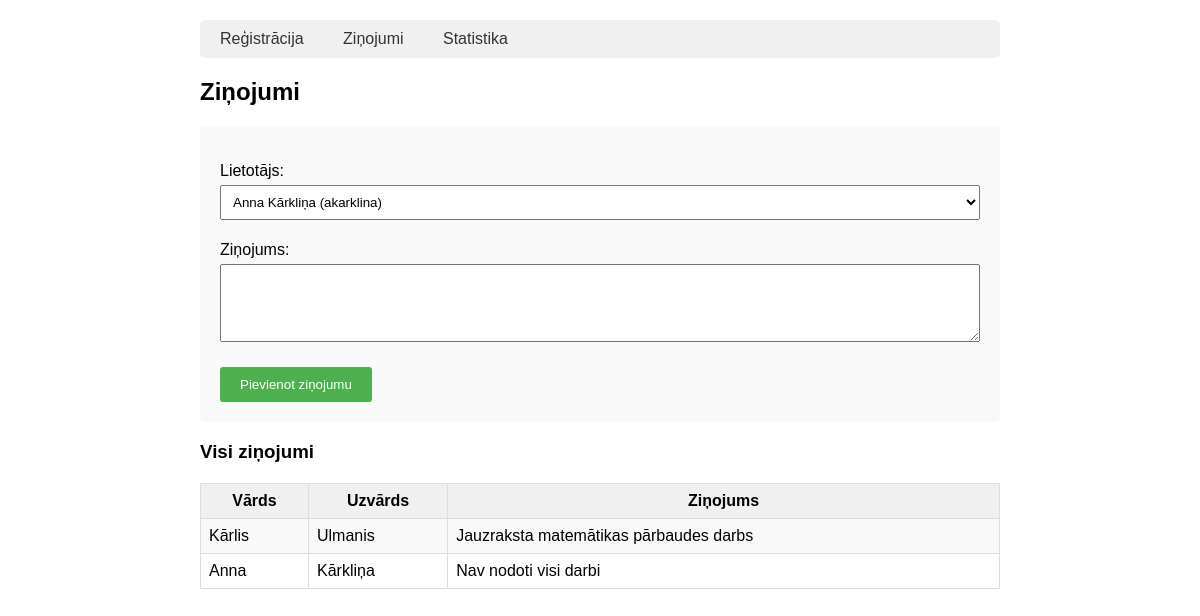
The page /zinojumi on the database its author committed.
### tables this page shows
CREATE TABLE zinojumi
                 (id INTEGER PRIMARY KEY AUTOINCREMENT,
                  lietotaja_id INTEGER,
                  zinojums TEXT NOT NULL,
                  FOREIGN KEY (lietotaja_id) REFERENCES lietotaji (id));

CREATE TABLE lietotaji
                 (id INTEGER PRIMARY KEY AUTOINCREMENT,
                  vards TEXT NOT NULL,
                  uzvards TEXT NOT NULL,
                  lietotajvards TEXT UNIQUE NOT NULL);

### zinojumu_sistema/app.py (the view)
@app.route('/zinojumi', methods=['GET', 'POST'])
def zinojumi():
    savienojums = sqlite3.connect('zinojumi.db')
    c = savienojums.cursor()
    if request.method == 'POST':
        lietotaja_id = request.form['lietotajs']
        zinojums = request.form['zinojums']
        c.execute("INSERT INTO zinojumi (lietotaja_id, zinojums) VALUES (?, ?)",
                 (lietotaja_id, zinojums))
        savienojums.commit()
    lietotaji = c.execute("SELECT id, vards, uzvards, lietotajvards FROM lietotaji").fetchall()
    zinojumi = c.execute("""
        SELECT lietotaji.vards, lietotaji.uzvards, zinojumi.zinojums
        FROM zinojumi
        JOIN lietotaji ON zinojumi.lietotaja_id = lietotaji.id
        ORDER BY zinojumi.id DESC
    """).fetchall()
    savienojums.close()
    return render_template('zinojumi.html', lietotaji=lietotaji, zinojumi=zinojumi)

### zinojumu_sistema/templates/zinojumi.html
<!DOCTYPE html>
{% extends "base.html" %}
{% block saturs %}
<h2>Ziņojumi</h2>
<form method="POST">
    <p>
        <label>Lietotājs:</label>
        <select name="lietotajs" required>
            {% for lietotajs in lietotaji %}
            <option value="{{ lietotajs[0] }}">{{ lietotajs[1] }} {{ lietotajs[2] }} ({{ lietotajs[3] }})</option>
            {% endfor %}
        </select>
    </p>
    <p>
        <label>Ziņojums:</label>
        <textarea name="zinojums" rows="4" required></textarea>
    </p>
    <button type="submit">Pievienot ziņojumu</button>
</form>
<h3>Visi ziņojumi</h3>
<table>
    <tr>
        <th>Vārds</th>
        <th>Uzvārds</th>
        <th>Ziņojums</th>
    </tr>
    {% for zinojums in zinojumi %}
    <tr>
        <td>{{ zinojums[0] }}</td>
        <td>{{ zinojums[1] }}</td>
        <td>{{ zinojums[2] }}</td>
    </tr>
    {% endfor %}
</table>
{% endblock %}

### zinojumu_sistema/templates/base.html (style rules this page uses)
body { font-family: Arial, sans-serif; max-width: 800px; margin: 0 auto; padding: 20px; }
table { width: 100%; border-collapse: collapse; margin-top: 20px; }
table, th, td { border: 1px solid #ddd; padding: 8px; }
th { background-color: #f0f0f0; }
tr:nth-child(even) { background-color: #f9f9f9; }
form { background-color: #f9f9f9; padding: 20px; border-radius: 5px; }
input, select, textarea { width: 100%; padding: 8px; margin: 5px 0; box-sizing: border-box; }
button { background-color: #4CAF50; color: white; padding: 10px 20px; border: none; border-radius: 3px; cursor: pointer; }

### rows shown on the page
zinojumi: vards "Kārlis", uzvards "Ulmanis", zinojums "Jauzraksta matemātikas pārbaudes darbs"
zinojumi: vards "Anna", uzvards "Kārkliņa", zinojums "Nav nodoti visi darbi"

### other values the page prints
form field lietotajs "Anna Kārkliņa (akarklina)"
